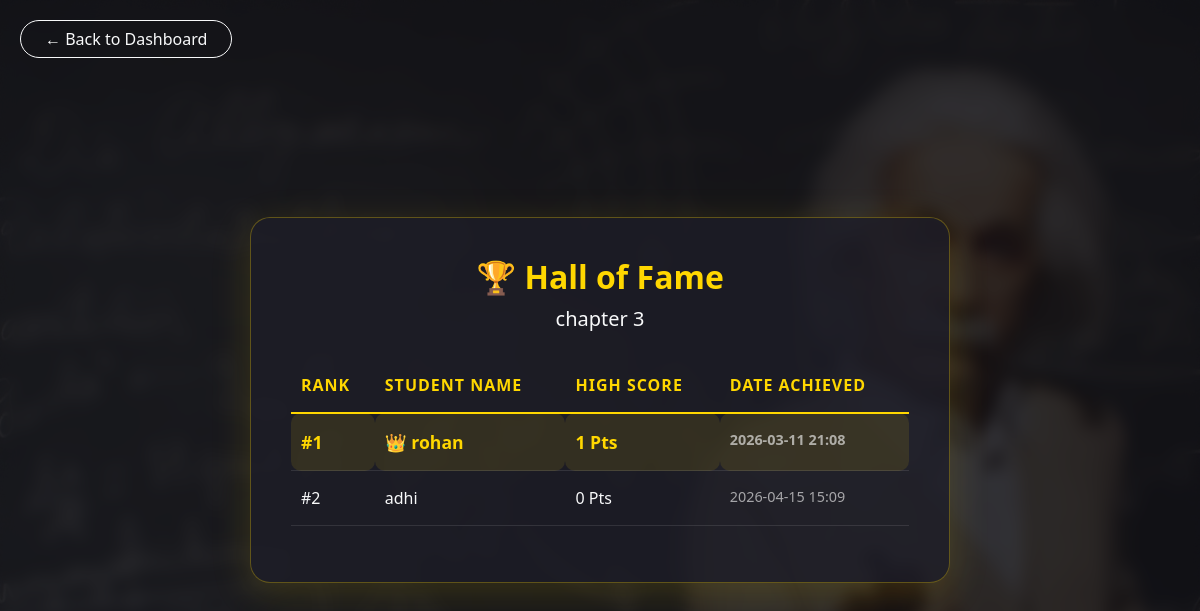
/leaderboard/3 (signed in), run on the app's committed database.
### tables this page shows
CREATE TABLE quizzes (
  id INTEGER PRIMARY KEY AUTOINCREMENT,
  category_id INTEGER NOT NULL,
  title TEXT NOT NULL,
  time_limit INTEGER DEFAULT 10,
  FOREIGN KEY (category_id) REFERENCES categories(id)
);

CREATE TABLE users (
  id INTEGER PRIMARY KEY AUTOINCREMENT,
  name TEXT NOT NULL,
  email TEXT UNIQUE NOT NULL,
  password TEXT NOT NULL,
  role TEXT CHECK(role IN ('user','admin')) DEFAULT 'user'
);

### app.py (the view)
@app.route("/leaderboard/<int:quiz_id>")
def leaderboard(quiz_id):
    if "user_id" not in session:
        return redirect("/login")
    db = get_db()
    quiz = db.execute("SELECT title FROM quizzes WHERE id=?", (quiz_id,)).fetchone()
    leaders = db.execute("""
        SELECT u.name, MAX(r.score) as best_score, r.attempted_on
        FROM results r
        JOIN users u ON r.user_id = u.id
        WHERE r.quiz_id = ?
        GROUP BY u.id
        ORDER BY best_score DESC, r.attempted_on ASC
        LIMIT 10
    """, (quiz_id,)).fetchall()
    return render_template("leaderboard.html", leaders=leaders, quiz=quiz)

### db.py (called while the page is built)
def get_db():
    conn = sqlite3.connect("database.db")
    conn.row_factory = sqlite3.Row
    return conn

### templates/leaderboard.html (shortened to what this page needs)
<!doctype html>
<html lang="en">
<head>
<link href="https://cdn.jsdelivr.net/npm/bootstrap@5.3.2/dist/css/bootstrap.min.css" rel="stylesheet">
</head>
<body>
<div style="position: absolute; top: 20px; left: 20px;">
    <a href="/user_dashboard" class="btn btn-outline-light rounded-pill px-4">← Back to Dashboard</a>
</div>
<div class="glass-card text-center">
  <h2 class="fw-bold mb-2" style="color: #ffd700;">🏆 Hall of Fame</h2>
  <p class="text-light mb-4 fs-5">{{ quiz.title }}</p>
  <table class="table table-glass text-start">
    <thead>
      <tr>
        <th>Rank</th>
        <th>Student Name</th>
        <th>High Score</th>
        <th>Date Achieved</th>
      </tr>
    </thead>
    <tbody>
      {% for leader in leaders %}
        <tr class="{% if loop.index == 1 %}rank-1{% endif %}">
          <td>#{{ loop.index }}</td>
          <td>
            {% if loop.index == 1 %}👑 {% endif %}
            {{ leader.name }}
          </td>
          <td>{{ leader.best_score }} Pts</td>
          <td style="color: rgba(255,255,255,0.6) !important; font-size: 0.9em;">
              {{ leader.attempted_on[:16] }}
          </td>
        </tr>
      {% else %}
        <tr>
          <td colspan="4" class="text-center text-muted py-4">No one has taken this exam yet. Be the first!</td>
        </tr>
      {% endfor %}
    </tbody>
  </table>
</div>
</body>
</html>

### data on the page
quizzes: title "chapter 3"
users: name "rohan", best_score "1", attempted_on "2026-03-11 21:08"
users: name "adhi", best_score "0", attempted_on "2026-04-15 15:09"
